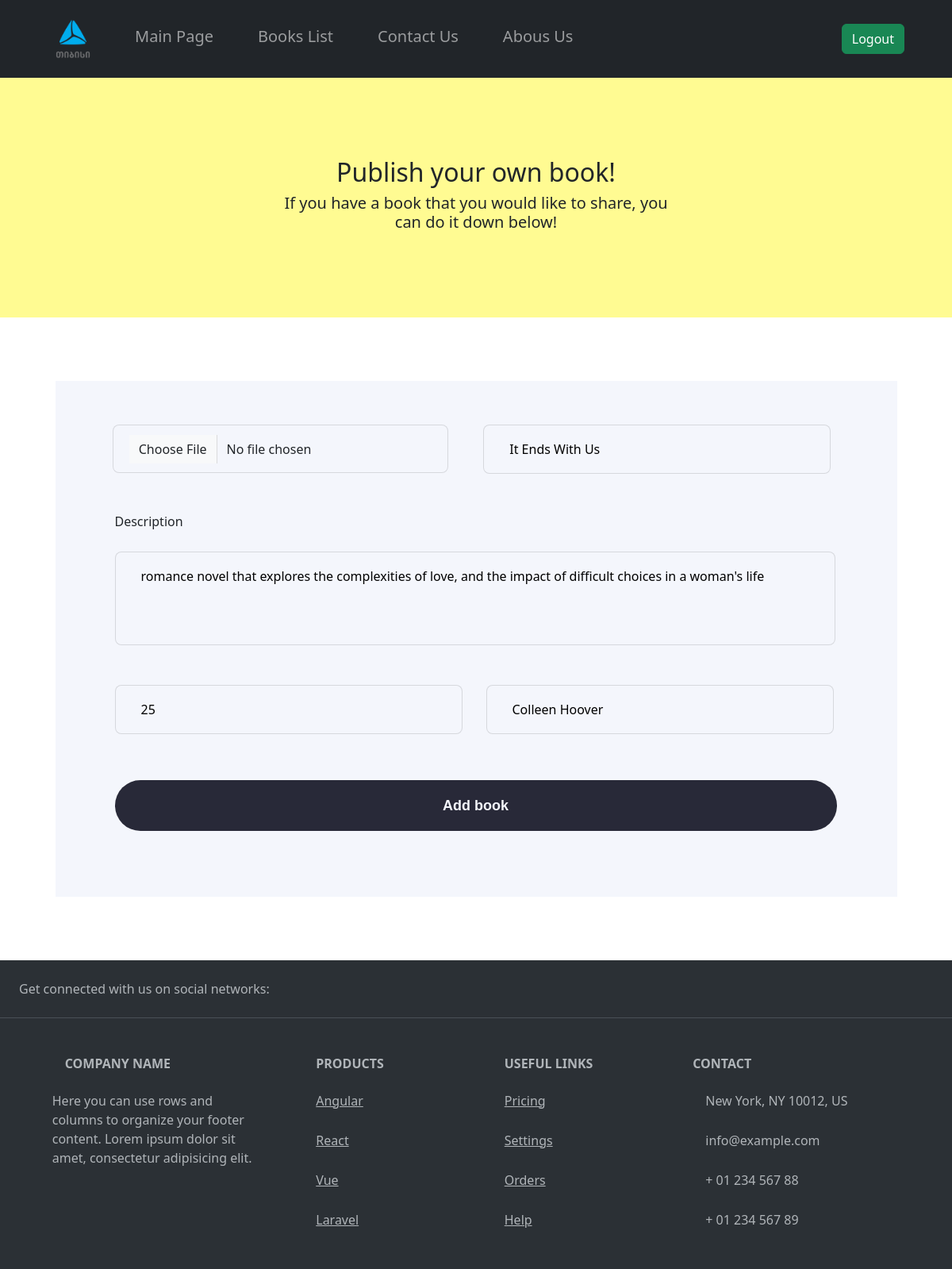
/edit_book/1 (signed in), run on the app's committed database.
### models.py (models this page shows, shortened)
class BaseModel:
    def create(self):
        db.session.add(self)
        db.session.commit()

class Book(db.Model, BaseModel):
    id = db.Column(db.Integer, primary_key=True)
    image = db.Column(db.String)
    title = db.Column(db.String)
    description = db.Column(db.String)
    price = db.Column(db.String)
    author = db.Column(db.String)

### routes.py (the view, shortened to what this page needs)
@app.route("/edit_book/<int:book_id>", methods=["GET", "POST"])
@login_required
def edit_book(book_id):
    if current_user.role != "admin":
        return redirect("/")
    book = Book.query.get(book_id)
    if not book:
        return render_template("404.html")
    form = EditBookForm(title=book.title, description=book.description, price=book.price, author=book.author)
    return render_template("publishpage.html", form=form)

### forms.py
class EditBookForm(FlaskForm):
    image = FileField("Upload an image")
    title = StringField("book name", validators=[DataRequired()])
    description = TextAreaField("book description", validators=[DataRequired()])
    price = StringField("book price", validators=[DataRequired()])
    author = StringField("book author", validators=[DataRequired()])
    submit = SubmitField("Add book")

### models.py (called while the page is built)
@login_manager.user_loader
def load_user(user_id):
    return User.query.get(user_id)

### templates/publishpage.html (shortened to what this page needs)
{% extends "base.html" %}
{% block content %}
<section class="PublishUp">
    <div>
        <h2>Publish your own book!</h2>
        <h5>If you have a book that you would like to share, you can do it down below!</h5>
    </div>
</section>
<section class="s11v2">
    <div class="login12">
        <div class="fileinsert">
            <form method="post" enctype="multipart/form-data">
                <div class="booktitle">
                    <div>
                {{ form.image(class="form-control bookimage", placeholder=form.image.label.text) }}
                    </div>
                    <div>
                    {{ form.title(id="ffname", placeholder=form.title.label.text) }}
                    </div>
                </div>
                <div class="message1 pt-2">
                    <p>Description</p>
                    {{ form.description(placeholder=form.description.label.text) }}
                </div>
                <div class="PriceName">
                    <div>
                        {{ form.price(id=ffname, placeholder=form.price.label.text) }}
                    </div>
                    <div>
                        {{ form.author(id=ffname, placeholder=form.author.label.text) }}
                    </div>
                </div>
                <div class="Submit1">
                     {{ form.submit(class="btn btn-warning mt-2") }}
                </div>
            </form>
        </div>
    </div>
</section>
{% endblock %}

### static/css/style.css (style rules this page uses)
textarea { width: 100%; resize: none; height: 138px; outline: none; background-color: #f4f6fc; padding: 18px 32px; border-radius: 8px; border: 1px solid rgba(0, 0, 0, 0.12); }
input[type=text], input[type=email], input[type=tel] { border-radius: 8px; border: 1px solid rgba(0, 0, 0, 0.12); width: 438px; background-color: #F4F6FC; }
::placeholder { color: #000; font-family: Poppins; font-size: 16px; font-style: normal; font-weight: 400; }
input[type=submit] { color: #F4F6FC; font-family: 'Manrope', sans-serif; font-size: 18px; font-style: normal; font-weight: 600; line-height: 32px; display: flex; width: 254px; height: 64px; padding: 15px 51px; justify-content: center; align-items: center; gap: 10px; border-radius: 41px; background: #282938; border: none; }
.bookyidva h1, p { padding-bottom: 10px; }
.message1 { display: flex; flex-direction: column; max-width: 908px; width: 100%; height: 176px; margin-left: 75px; margin-top: 40px; }
input[type=text] { display: inline-flex; padding: 18px 32px; align-items: flex-start; gap: 10px; border-radius: 8px; border: 1px solid rgba(0, 0, 0, 0.12); width: 438px; background-color: #F4F6FC; }
.PriceName { display: flex; margin-left: 75px; margin-top: 50px; }
.PriceName div { padding-right: 30px; }
.login12 { max-width: 1200px; width: 100%; height: 650px; background-color: #F4F6FC; display: flex; flex-wrap: wrap; padding-top: 55px; padding-bottom: 69px; }
.PublishUp div { display: flex; flex-direction: column; width: 500px; text-align: center; }
.PublishUp { display:flex; justify-content: center; padding: 100px; background-color: rgba(255, 250, 119, 0.8); }
input[type=submit] { color: #F4F6FC; font-family: 'Manrope', sans-serif; font-size: 18px; font-style: normal; font-weight: 600; line-height: 32px; display: flex; width: 910px; height: 64px; padding: 15px 51px; justify-content: center; align-items: center; gap: 10px; border-radius: 41px; background: #282938; border: none; }
.Submit1 { padding-top: 50px; margin-left: 75px; }
.fileinsert { display: flex; }
input[type=file] { display: inline-flex; padding: 18px 32px; height: 61px; margin-left: 50px; align-items: flex-start; border-radius: 8px; border: 1px solid rgba(0, 0, 0, 0.12); width: 423px; background-color: #F4F6FC; }
.s11v2 { max-width: 1061px; width: 100%; margin: 80px auto; }
.booktitle { display: flex; width: 1000px; justify-content: space-around; }

### data on the page
Book: title "It Ends With Us", description "romance novel that explores the complexities of love, and the impact of difficult choices in a woman's life", price "25", author "Colleen Hoover"
